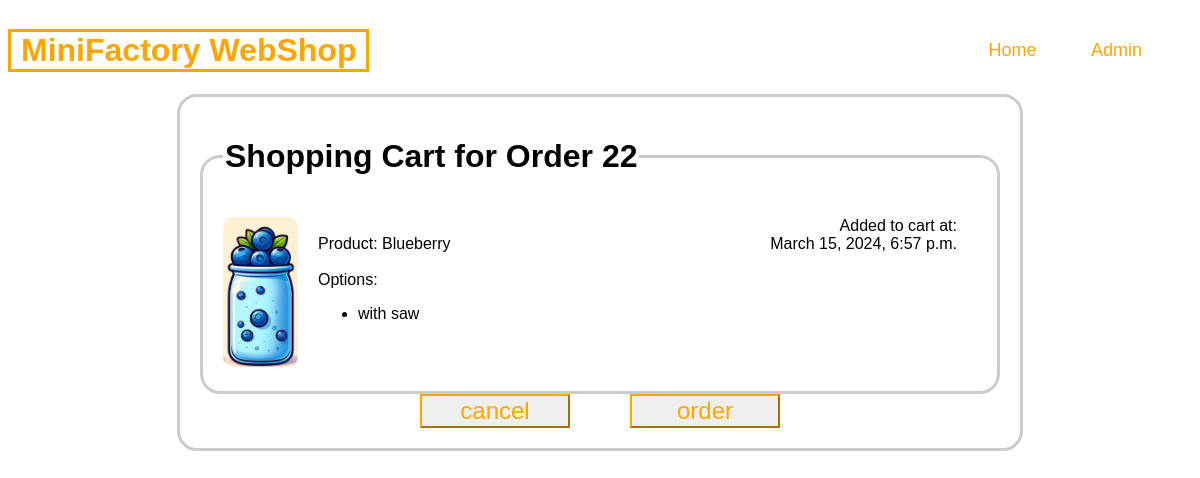
The app's page /shop/22/cart/ with its own data.
### shop/models.py (models this page shows, shortened)
class Order(models.Model):
    product = models.ManyToManyField(Product)
    options = models.ManyToManyField(Option)
    order_date = models.DateTimeField("date ordered")

class Product(models.Model):
    name = models.CharField(max_length=50)
    product_color = models.CharField(max_length=5, choices=(("WHITE", "White"), ("RED", "Red"), ("BLUE", "Blue")))
    image = models.ImageField(upload_to="images/shop")

class Option(models.Model):
    display_text = models.CharField(max_length=50)
    name_int = models.CharField(max_length=50)
    def __str__(self) -> str:
        return self.display_text

### shop/views.py (the view)
# urls.py: path("<int:pk>/cart/", views.CartView.as_view(), name="cart"),
class CartView(generic.DetailView):
    model = Order
    template_name = "shop/cart.html"

### shop/templates/shop/cart.html (shortened to what this page needs)
{% extends 'shop/base.html' %}
{% load static %}
{% block head_link %}
    <link rel="stylesheet" href="{% static 'shop/order_list.css' %}">
{% endblock %}
{% block page_content %}
    <form action="{% url 'shop:order' order.id %}" method="post">
        <fieldset>
            <legend><h1> Shopping Cart for Order {{order.id}} </h1></legend>
            <div class="order">
                <div>
                    <img src="{{ order.product.get.image.url }}"  alt="{{ order.product.get.name }}">
                </div>
                <div>
                    <br>
                    Product:  {{order.product.get.name}}
                    <br><br>
                    Options:
                    <ul>
                        {% for option in order.options.all %}
                            <li> {{ option }}</li>
                        {% endfor %}
                    </ul>
                </div>
                <div class="order_date">
                    Added to cart at:
                    <br>
                    {{ order.order_date }}
                </div>
            </div>
        </fieldset>
        <div class="order buttons">
            <div>
                <input class="button" type="submit" name="button" value="cancel">
            </div>
            <div>
                <input class="button" type="submit" name="button" value="order">
            </div>
        </div>
    </form>
{% endblock %}

### shop/static/shop/style.css (style rules this page uses)
body { font-family: "Raleway", Helvetica, sans-serif; }

### shop/static/shop/order_list.css (style rules this page uses)
fieldset { max-width: 800px; margin: 0 auto; margin-top: 0; padding: 20px; border: 3px solid #ccc; border-radius: 20px; }
img { height: 150px; margin-right: 20px; border-radius: 10px; }
.order { display: flex; flex-flow: row wrap; }
.order_date { margin-right: 20px; margin-left: auto; text-align: right; display: flex; flex-flow: column; justify-content: space-between; }
form { margin: 0 auto; max-width: 800px; padding: 20px; border: 3px solid #ccc; border-radius: 20px; }
.buttons { justify-content: center; }
.button { color: orange; border-color: orange; width: 150px; margin-inline: 30px; font: 1.5em sans-serif; list-style: none; }

### records on screen
Order: id "22", product.get.image (picture), product.get.name "Blueberry", order_date "March 15, 2024, 6:57 p.m."
Option: display_text "with saw"
